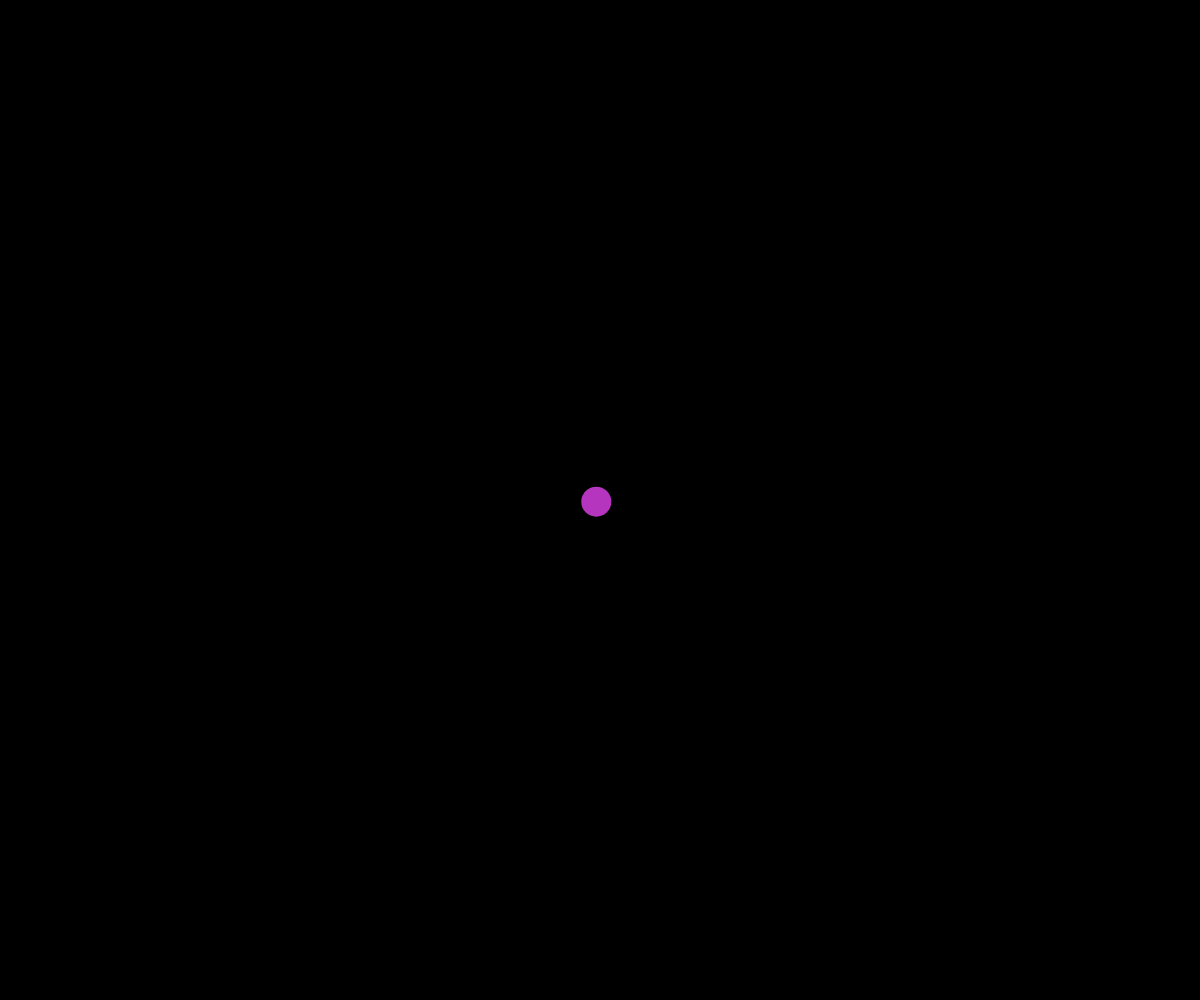
Frame 1 (no input)
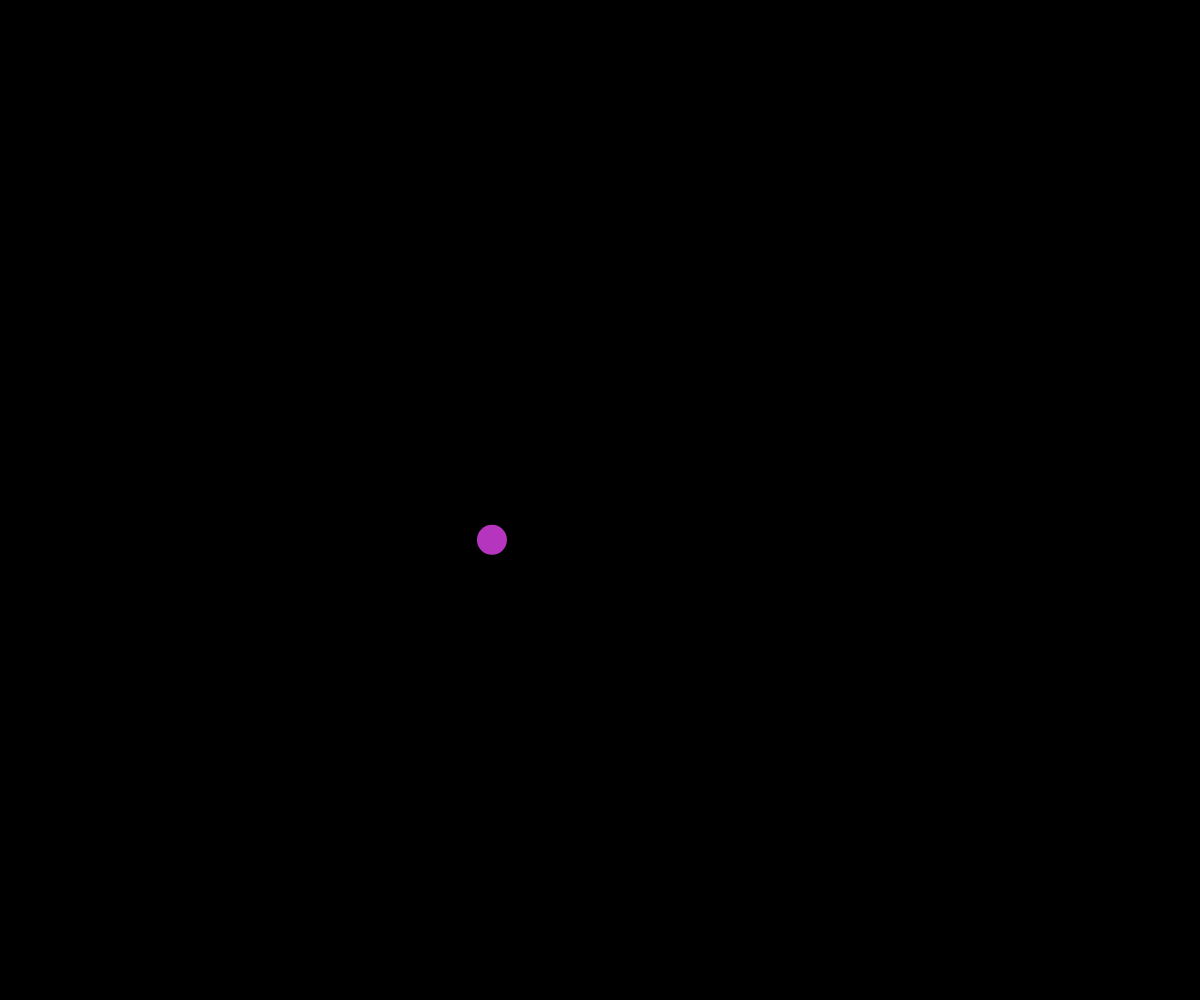
Frame 60 (no input)
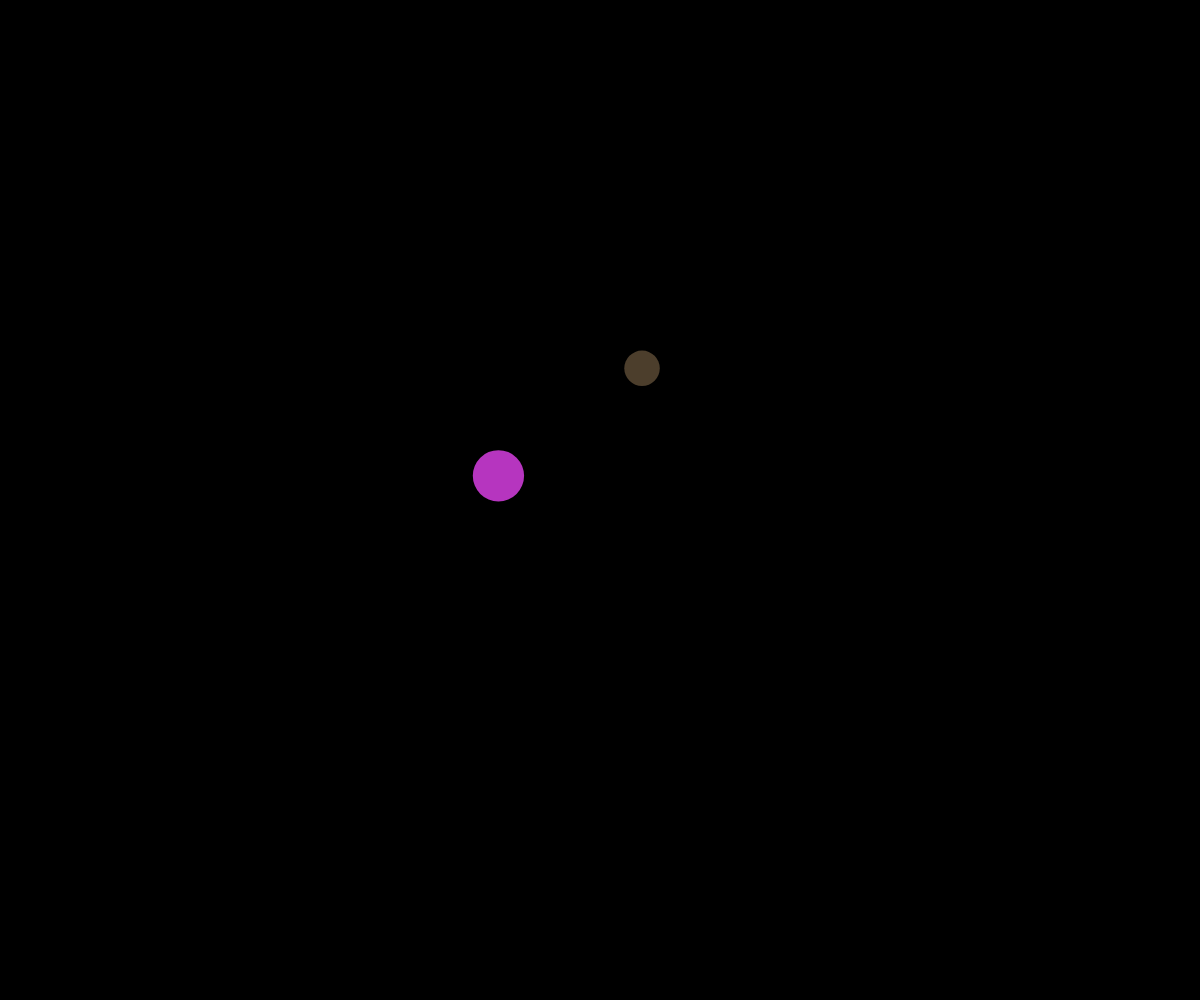
Frame 120 (the mouse pressed at the canvas centre since frame 60)

The p5.js sketch that drew these frames (run headless with seeded random() and noise() and a simulated clock; from frame 60 on, the mouse is pressed at the canvas centre):

// p5.js sketch
// ── sketch.js
// connected nodes oop
// November 20th, 2024


let points = [];

function setup() {
  createCanvas(windowWidth, windowHeight);
  spawnPoint(width/2, height/2);
}

function draw() {
  background(0);
  for (let point of points) {
    point.update(points);
  }

  for (let point of points) {
    point.display();
  }
}

function mousePressed() {
  // spawnPoint(random(width), random(height));
  spawnPoint(mouseX, mouseY);
}

function spawnPoint(x, y) {
  let somePoint = new MovingPoint(x, y);
  points.push(somePoint);
}
class MovingPoint {
  constructor(x, y) {
    this.x = x;
    this.y = y;
    this.speed = 5;
    this.radius = 15;
    this.color = color(random(255), random(255), random(255));
    this.xTime = random(1000);
    this.yTime = random(1000);
    this.deltaTime = 0.01;
    this.reach = 150;
    this.minRad = 15;
    this.maxRad = 50;
  }

  display() {
    noStroke();
    fill(this.color);
    circle(this.x, this.y, this.radius*2);
  }

  update(thePoints) {
    this.move();
    this.screenWrap();
    this.connect(thePoints);
    this.adjustSize();
  }

  adjustSize() {
    let mouseDistance = dist(this.x, this.y, mouseX, mouseY);
    if (mouseDistance < this.reach) {
      let theSize = map(mouseDistance, 0, this.reach, this.maxRad, this.minRad);
      this.radius = theSize;
    }
    else {
      this.radius = this.minRad;
    }
  }

  move() {
    let dx = noise(this.xTime);
    let dy = noise(this.yTime);

    this.dx = map(dx, 0, 1, -this.speed, this.speed);
    this.dy = map(dy, 0, 1, -this.speed, this.speed);

    this.x += this.dx;
    this.y += this.dy;

    this.xTime += this.deltaTime;
    this.yTime += this.deltaTime;
  }

  screenWrap() {
    if (this.x > width-this.radius) {
      this.x = this.radius;
    }
    if (this.x < this.radius) {
      this.x = width - this.radius;
    }
    if (this.y > height-this.radius) {
      this.y = this.radius;
    }
    if (this.y < this.radius) {
      this.y = height - this.radius;
    }
  }

  connect(pointsArray) {
    for (let otherPoint of pointsArray) {
      if (this !== otherPoint) {
        let pointDistance = dist(this.x, this.y, otherPoint.x, otherPoint.y);
        if (pointDistance < this.reach) {
          stroke(this.color);
          line(this.x, this.y, otherPoint.x, otherPoint.y);
        }
      }
      
    }
  }
}
